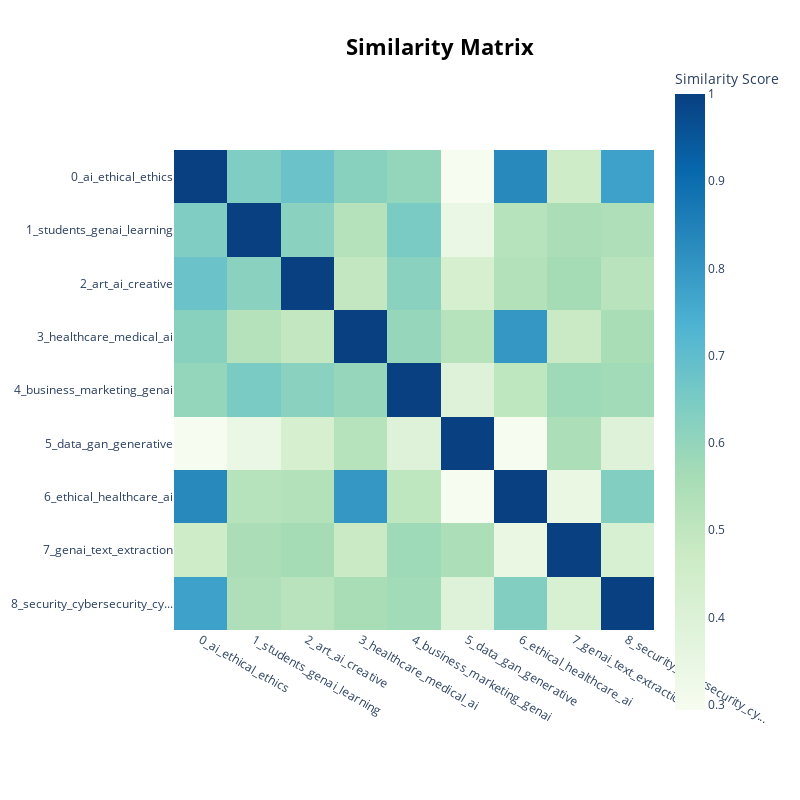

The code cell stored with this chart in its notebook:
### Code cell
topic_model.visualize_heatmap()

### Figure 1 — Plotly figure (JSON) as saved in the notebook; plotly's stock layout.template omitted (floating-point values rounded to 4 significant figures)
{"data": [{"coloraxis": "coloraxis", "hovertemplate": "x: %{x}<br>y: %{y}<br>Similarity Score: %{z}<extra></extra>", "name": "0", "type": "heatmap", "x": ["0_ai_ethical_ethics", "1_students_genai_learning", "2_art_ai_creative", "3_healthcare_medical_ai", "4_business_marketing_genai", "5_data_gan_generative", "6_ethical_healthcare_ai", "7_genai_text_extraction", "8_security_cybersecurity_cy..."], "xaxis": "x", "y": ["0_ai_ethical_ethics", "1_students_genai_learning", "2_art_ai_creative", "3_healthcare_medical_ai", "4_business_marketing_genai", "5_data_gan_generative", "6_ethical_healthcare_ai", "7_genai_text_extraction", "8_security_cybersecurity_cy..."], "yaxis": "y", "z": [[1.0, 0.64, 0.6788, 0.6202, 0.5975, 0.2969, 0.8307, 0.4586, 0.7761], [0.64, 1.0, 0.6171, 0.5268, 0.6489, 0.3408, 0.5226, 0.5517, 0.5431], [0.6788, 0.6171, 1.0, 0.4942, 0.6167, 0.4316, 0.5318, 0.5639, 0.5178], [0.6202, 0.5268, 0.4942, 1.0, 0.5935, 0.5235, 0.7991, 0.4769, 0.5559], [0.5975, 0.6489, 0.6167, 0.5935, 1, 0.3921, 0.5046, 0.576, 0.5712], [0.2969, 0.3408, 0.4316, 0.5235, 0.3921, 1.0, 0.2939, 0.5497, 0.3915], [0.8307, 0.5226, 0.5318, 0.7991, 0.5046, 0.2939, 1.0, 0.3464, 0.6335], [0.4586, 0.5517, 0.5639, 0.4769, 0.576, 0.5497, 0.3464, 1, 0.4181], [0.7761, 0.5431, 0.5178, 0.5559, 0.5712, 0.3915, 0.6335, 0.4181, 1.0]]}], "layout": {"coloraxis": {"colorbar": {"title": {"text": "Similarity Score"}}, "colorscale": [[0, "rgb(247,252,240)"], [0.125, "rgb(224,243,219)"], [0.25, "rgb(204,235,197)"], [0.375, "rgb(168,221,181)"], [0.5, "rgb(123,204,196)"], [0.625, "rgb(78,179,211)"], [0.75, "rgb(43,140,190)"], [0.875, "rgb(8,104,172)"], [1, "rgb(8,64,129)"]]}, "height": 800, "hoverlabel": {"bgcolor": "white", "font": {"family": "Rockwell", "size": 16}}, "legend": {"title": {"text": "Trend"}}, "margin": {"t": 60}, "showlegend": true, "title": {"font": {"color": "Black", "size": 22}, "text": "<b>Similarity Matrix</b>", "x": 0.55, "xanchor": "center", "y": 0.95, "yanchor": "top"}, "width": 800, "xaxis": {"anchor": "y", "constrain": "domain", "domain": [0, 1], "scaleanchor": "y"}, "yaxis": {"anchor": "x", "autorange": "reversed", "constrain": "domain", "domain": [0, 1]}}}
